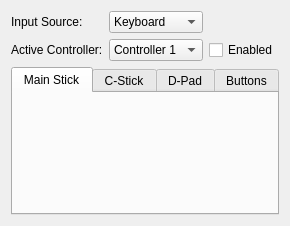
<?xml version="1.0" encoding="UTF-8"?>
<ui version="4.0">
 <class>ControllerConfig</class>
 <widget class="QWidget" name="ControllerConfig">
  <property name="geometry">
   <rect>
    <x>0</x>
    <y>0</y>
    <width>503</width>
    <height>293</height>
   </rect>
  </property>
  <property name="sizePolicy">
   <sizepolicy hsizetype="Fixed" vsizetype="Fixed">
    <horstretch>0</horstretch>
    <verstretch>0</verstretch>
   </sizepolicy>
  </property>
  <property name="windowTitle">
   <string>Controller Configuration</string>
  </property>
  <layout class="QVBoxLayout" name="verticalLayout">
   <property name="sizeConstraint">
    <enum>QLayout::SetFixedSize</enum>
   </property>
   <item>
    <layout class="QGridLayout" name="gridLayout">
     <item row="1" column="1">
      <widget class="QComboBox" name="activeControllerCB">
       <item>
        <property name="text">
         <string>Controller 1</string>
        </property>
       </item>
       <item>
        <property name="text">
         <string>Controller 2</string>
        </property>
       </item>
       <item>
        <property name="text">
         <string>Controller 3</string>
        </property>
       </item>
       <item>
        <property name="text">
         <string>Controller 4</string>
        </property>
       </item>
      </widget>
     </item>
     <item row="0" column="2">
      <spacer name="horizontalSpacer">
       <property name="orientation">
        <enum>Qt::Horizontal</enum>
       </property>
       <property name="sizeHint" stdset="0">
        <size>
         <width>40</width>
         <height>20</height>
        </size>
       </property>
      </spacer>
     </item>
     <item row="1" column="2">
      <widget class="QCheckBox" name="checkBox">
       <property name="text">
        <string>Enabled</string>
       </property>
      </widget>
     </item>
     <item row="0" column="1">
      <widget class="QComboBox" name="inputSourceCB">
       <item>
        <property name="text">
         <string>Keyboard</string>
        </property>
       </item>
       <item>
        <property name="text">
         <string>Joypad</string>
        </property>
       </item>
      </widget>
     </item>
     <item row="1" column="0">
      <widget class="QLabel" name="label_2">
       <property name="text">
        <string>Active Controller:</string>
       </property>
      </widget>
     </item>
     <item row="0" column="0">
      <widget class="QLabel" name="label">
       <property name="text">
        <string>Input Source:</string>
       </property>
      </widget>
     </item>
    </layout>
   </item>
   <item>
    <widget class="QTabWidget" name="tabWidget">
     <property name="currentIndex">
      <number>0</number>
     </property>
     <widget class="QWidget" name="mainStickTab">
      <attribute name="title">
       <string>Main Stick</string>
      </attribute>
      <layout class="QGridLayout" name="gridLayout_3">
       <item row="2" column="2">
        <spacer name="verticalSpacer_2">
         <property name="orientation">
          <enum>Qt::Vertical</enum>
         </property>
         <property name="sizeHint" stdset="0">
          <size>
           <width>20</width>
           <height>40</height>
          </size>
         </property>
        </spacer>
       </item>
       <item row="0" column="2">
        <spacer name="verticalSpacer_3">
         <property name="orientation">
          <enum>Qt::Vertical</enum>
         </property>
         <property name="sizeHint" stdset="0">
          <size>
           <width>20</width>
           <height>40</height>
          </size>
         </property>
        </spacer>
       </item>
       <item row="1" column="0">
        <spacer name="horizontalSpacer_4">
         <property name="orientation">
          <enum>Qt::Horizontal</enum>
         </property>
         <property name="sizeHint" stdset="0">
          <size>
           <width>40</width>
           <height>20</height>
          </size>
         </property>
        </spacer>
       </item>
       <item row="1" column="4">
        <spacer name="horizontalSpacer_3">
         <property name="orientation">
          <enum>Qt::Horizontal</enum>
         </property>
         <property name="sizeHint" stdset="0">
          <size>
           <width>40</width>
           <height>20</height>
          </size>
         </property>
        </spacer>
       </item>
      </layout>
     </widget>
     <widget class="QWidget" name="cStickTab">
      <attribute name="title">
       <string>C-Stick</string>
      </attribute>
      <layout class="QGridLayout" name="gridLayout_4">
       <item row="1" column="0">
        <spacer name="horizontalSpacer_6">
         <property name="orientation">
          <enum>Qt::Horizontal</enum>
         </property>
         <property name="sizeHint" stdset="0">
          <size>
           <width>40</width>
           <height>0</height>
          </size>
         </property>
        </spacer>
       </item>
       <item row="0" column="1">
        <spacer name="verticalSpacer_5">
         <property name="orientation">
          <enum>Qt::Vertical</enum>
         </property>
         <property name="sizeHint" stdset="0">
          <size>
           <width>20</width>
           <height>40</height>
          </size>
         </property>
        </spacer>
       </item>
       <item row="2" column="1">
        <spacer name="verticalSpacer_4">
         <property name="orientation">
          <enum>Qt::Vertical</enum>
         </property>
         <property name="sizeHint" stdset="0">
          <size>
           <width>20</width>
           <height>40</height>
          </size>
         </property>
        </spacer>
       </item>
       <item row="1" column="2">
        <spacer name="horizontalSpacer_5">
         <property name="orientation">
          <enum>Qt::Horizontal</enum>
         </property>
         <property name="sizeHint" stdset="0">
          <size>
           <width>40</width>
           <height>20</height>
          </size>
         </property>
        </spacer>
       </item>
      </layout>
     </widget>
     <widget class="QWidget" name="dPadTab">
      <attribute name="title">
       <string>D-Pad</string>
      </attribute>
      <layout class="QGridLayout" name="gridLayout_5">
       <item row="1" column="2">
        <spacer name="horizontalSpacer_7">
         <property name="orientation">
          <enum>Qt::Horizontal</enum>
         </property>
         <property name="sizeHint" stdset="0">
          <size>
           <width>40</width>
           <height>20</height>
          </size>
         </property>
        </spacer>
       </item>
       <item row="0" column="1">
        <spacer name="verticalSpacer_7">
         <property name="orientation">
          <enum>Qt::Vertical</enum>
         </property>
         <property name="sizeHint" stdset="0">
          <size>
           <width>20</width>
           <height>40</height>
          </size>
         </property>
        </spacer>
       </item>
       <item row="2" column="1">
        <spacer name="verticalSpacer_6">
         <property name="orientation">
          <enum>Qt::Vertical</enum>
         </property>
         <property name="sizeHint" stdset="0">
          <size>
           <width>20</width>
           <height>40</height>
          </size>
         </property>
        </spacer>
       </item>
       <item row="1" column="0">
        <spacer name="horizontalSpacer_8">
         <property name="orientation">
          <enum>Qt::Horizontal</enum>
         </property>
         <property name="sizeHint" stdset="0">
          <size>
           <width>40</width>
           <height>20</height>
          </size>
         </property>
        </spacer>
       </item>
      </layout>
     </widget>
     <widget class="QWidget" name="buttonsTab">
      <attribute name="title">
       <string>Buttons</string>
      </attribute>
      <layout class="QVBoxLayout" name="verticalLayout_2"/>
     </widget>
    </widget>
   </item>
  </layout>
 </widget>
 <resources/>
 <connections/>
 <slots>
  <signal>ControlsChanged()</signal>
  <signal>MainStickCleared()</signal>
  <signal>CStickCleared()</signal>
  <signal>DPadCleared()</signal>
  <signal>ButtonsCleared()</signal>
  <slot>OnControlsChanged()</slot>
  <slot>OnMainStickCleared()</slot>
  <slot>OnCStickCleared()</slot>
  <slot>OnDPadCleared()</slot>
  <slot>OnButtonsCleared()</slot>
 </slots>
</ui>
